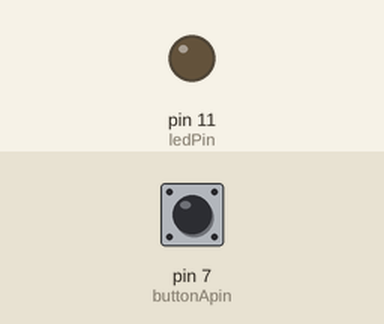
Bench run of a sketch on a simulated Arduino Uno, built with avr-gcc and run on an emulated ATmega328P. Parts: output pins drawn as LEDs (lit = HIGH). The inputs (shaded band) are chosen by the test bench; at power-on: pin 7 (buttonApin) HIGH.

Above: at 1.2 s.
1.3 s: pin 7 (buttonApin) pulled LOW for 0.15 s
At 1.37 s:
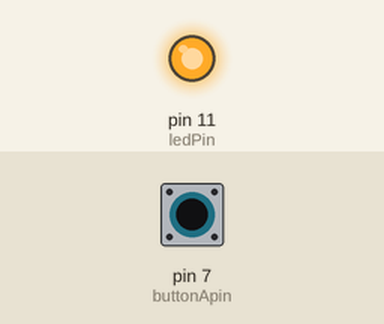
2.9 s: pin 7 (buttonApin) pulled LOW for 3.2 s
At 7.2 s:
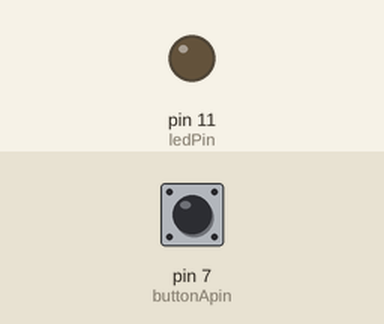
Timing chart, 0 to 8.7 s (numbered marks = the images above; inputs shaded):
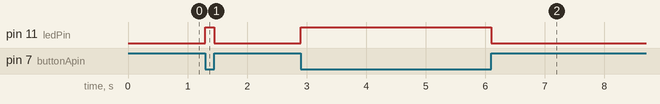

Measured:
- after the input at 1.3 s, pin 11 (ledPin): LOW → HIGH at once, → LOW 0.15 s later
- after the input at 2.9 s, pin 11 (ledPin): LOW → HIGH at once, → LOW 3.2 s later

The sketch:

sketch_dec24a.ino
```cpp
int ledPin = 11;
int buttonApin = 7;

void setup()
{
  pinMode(ledPin, OUTPUT);
}

void loop()
{
  if (digitalRead(buttonApin) == LOW)
  {
    digitalWrite(ledPin, HIGH);
    Serial.println("HIGH");
  }
  if (digitalRead(buttonApin) == HIGH)
  {
    digitalWrite(ledPin, LOW);
    Serial.println("LOW");
  }
}
```
